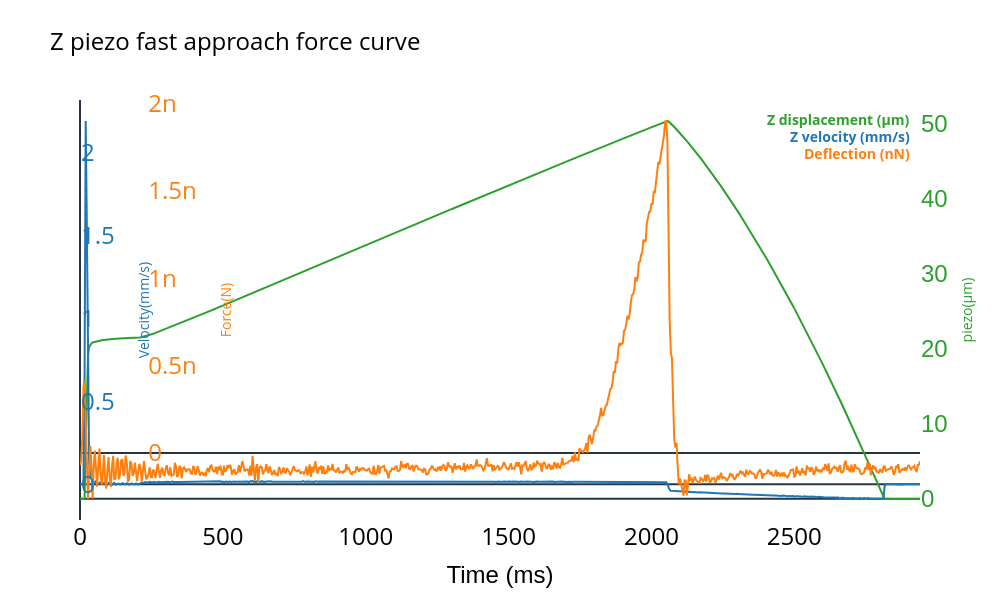

Notebook code cell kept with this figure:
### Code cell
fig.update_layout(
    xaxis=dict(
        title=dict(
            text='Time (ms)',
            font=dict(size=xfontSize, family=font)
        ),
        showgrid=False,
        color='black',
        tickfont=dict(size=24)
    ),
    yaxis=dict(
        title='piezo(µm)',
        tickformat='1.f',
        side='right',
        showgrid=False,
        color=color1_piezo_displacement,
        tickfont=dict(size=24, family=font)
    ),
    yaxis2=dict(
        title='Velocity(mm/s)',
        overlaying='y',
        side='right',  # Changed to 'right' to put ticks on the right
        showgrid=False,
        color=color2_z_velocity,
        position=0.0,
        tickfont=dict(size=24),
        title_standoff=25  # Push title to the left
    ),
    yaxis3=dict(
        title='Force(N)',
        overlaying='y',
        side='right',  # Changed to 'right' to put ticks on the right
        showgrid=False,
        color=def_color,
        position=0.08,
        tickfont=dict(size=24),
        title_standoff=25  # Push title to the left
    ),
)

### Figure 1 — Plotly figure (JSON) as saved in the notebook; plotly's stock layout.template omitted (floating-point values rounded to 4 significant figures; data arrays with more than 128 entries replaced by an {"elided": "..."} marker saying what was removed)
{"data": [{"line": {"color": "#2ca02c", "width": 2}, "mode": "lines", "name": "Z piezo(µm)", "type": "scatter", "x": {"elided": "736 float values"}, "y": {"elided": "736 float values"}, "yaxis": "y"}, {"line": {"color": "#1f77b4", "width": 2}, "mode": "lines", "name": "Z vel(mm/s)", "type": "scatter", "x": {"elided": "736 float values"}, "y": {"elided": "736 float values"}, "yaxis": "y2"}, {"line": {"color": "#ff7f0e", "width": 2}, "mode": "lines", "name": "Force (µN)", "type": "scatter", "x": {"elided": "736 float values"}, "y": {"elided": "736 float values"}, "yaxis": "y3"}], "layout": {"annotations": [{"align": "right", "font": {"size": 14}, "showarrow": false, "text": "<b><span style='color:#2ca02c''>Z displacement (µm)</span></b>", "x": 0.99, "xref": "paper", "y": 0.98, "yref": "paper"}, {"align": "right", "font": {"size": 14}, "showarrow": false, "text": "<b><span style='color:#1f77b4'>Z velocity (mm/s)</span></b>", "x": 0.99, "xref": "paper", "y": 0.94, "yref": "paper"}, {"align": "right", "font": {"size": 14}, "showarrow": false, "text": "<b><span style='color:#ff7f0e'>Deflection (nN)</span></b>", "x": 0.99, "xref": "paper", "y": 0.9, "yref": "paper"}], "height": 600, "legend": {"font": {"color": "black", "size": 24}, "x": 0.99, "y": 0.99}, "paper_bgcolor": "rgba(0,0,0,0)", "plot_bgcolor": "rgba(0,0,0,0)", "showlegend": false, "title": {"font": {"color": "black", "size": 24}, "text": "Z piezo fast approach force curve"}, "width": 1000, "xaxis": {"color": "black", "showgrid": false, "tickfont": {"size": 24}, "title": {"font": {"family": "Helvetica", "size": 24}, "text": "Time (ms)"}}, "yaxis": {"color": "#2ca02c", "showgrid": false, "side": "right", "tickfont": {"family": "Helvetica", "size": 24}, "tickformat": "1.f", "title": {"text": "piezo(µm)"}}, "yaxis2": {"color": "#1f77b4", "overlaying": "y", "position": 0, "showgrid": false, "side": "right", "tickfont": {"size": 24}, "title": {"standoff": 25, "text": "Velocity(mm/s)"}}, "yaxis3": {"color": "#ff7f0e", "overlaying": "y", "position": 0.08, "showgrid": false, "side": "right", "tickfont": {"size": 24}, "title": {"standoff": 25, "text": "Force(N)"}}}}
